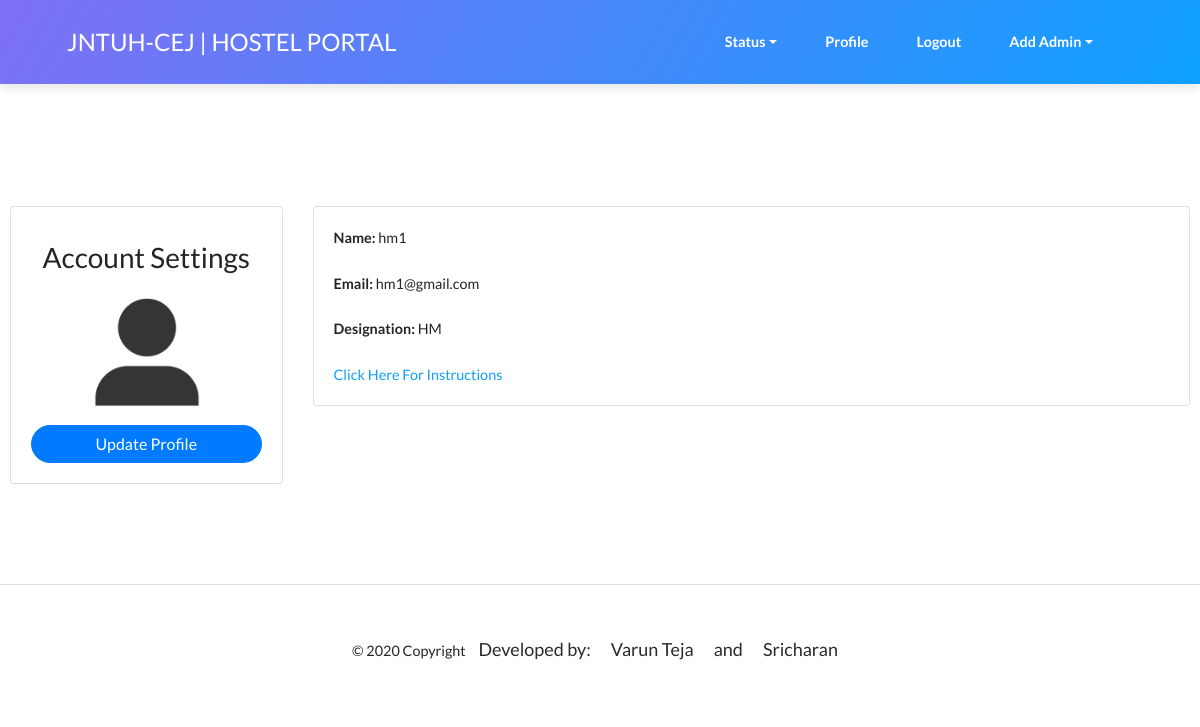
The page /HM_profile/ (signed in) on the database its author committed.
### Home/models.py (models this page shows, shortened)
class Staff(models.Model):
    DESIG=(
        ('HM','Hostel Manager'),
        ('Caretaker','Caretaker'),
        ('maintainance','Maintainance'),
    )
    HNAMES = (
        ('Godavari', 'Godavari Boys Hostel'),
        ('krishna', 'Krishna Boys Hostel'),
        ('sharadha', 'Sharadha Girls Hostel'),
        ('saraswathi', 'Saraswathi Girls Hostel'),
    )
    user = models.OneToOneField(User, null=True, blank=True, on_delete=models.SET_NULL)
    name = models.CharField(max_length=200, null=True)
    email = models.CharField(max_length=200, null=True,validators=[validate_email])
    designation = models.CharField(max_length=200,null=True,choices=DESIG)
    hostel= models.CharField(max_length=200,null=True,choices=HNAMES)
    profile_pic = models.ImageField(null=True, default='default.png',validators=[validate_image])

### Home/decorators.py (the view)
		def wrapper_func(request, *args, **kwargs):
			group = None
			if request.user.groups.exists():
				group = request.user.groups.all()[0].name
			if group in allowed_roles:
				return view_func(request, *args, **kwargs)
			else:
				return HttpResponse('You are not authorized to view this page')

### Home/views.py (called while the page is built)
@allowed_users(allowed_roles=['HM'])
def HMprofile(request):
    HM=Staff.objects.get(user=request.user)
    context={'HM':HM }
    return render(request, 'Home/HMprofile.html', context)

### Home/templates/Home/HMprofile.html (shortened to what this page needs)
{% extends 'Home/HMbase.html' %}
{% load static %}
{% block content %}
<div style="margin : 100px ">
<br>
<div class="row">
	<div class="col-md-3">
		<div class="card card-body">
			<h3 style="text-align: center">Account Settings</h3>
			<img class="profile-pic" src="{{ request.user.staff.profile_pic.url }}" >
			<a class="btn btn-warning" href="{% url 'HMupdateprofile' %}" style="color: #ffffff;
    background-color: #007bff;
    border-color: #007bff;"> Update Profile</a>
		</div>
	</div>
	<div class="col-md-9">
		<div class="card card-body">
			<form action="" enctype="multipart/form-data">
				<p><label><strong>Name:</strong></label> {{ HM.name }}</p>
				<p><label ><strong>Email:</strong></label> {{ HM.email }}</p>
				<p><label ><strong>Designation:</strong></label> {{ HM.designation }}</p>
				<a href="{% url 'hminstructions' %}"><tiny>Click Here For Instructions</tiny></a>
			</form>
		</div>
	</div>
</div>
</div>
{% endblock content %}

### Home/templates/Home/HMprofile.html (style rules this page uses)
.profile-pic { max-width: 200px; max-height:200px; margin: 0 auto; border-radius: 50%; }

### rows shown on the page
Staff: name "hm1", email "hm1@gmail.com", designation "HM"
